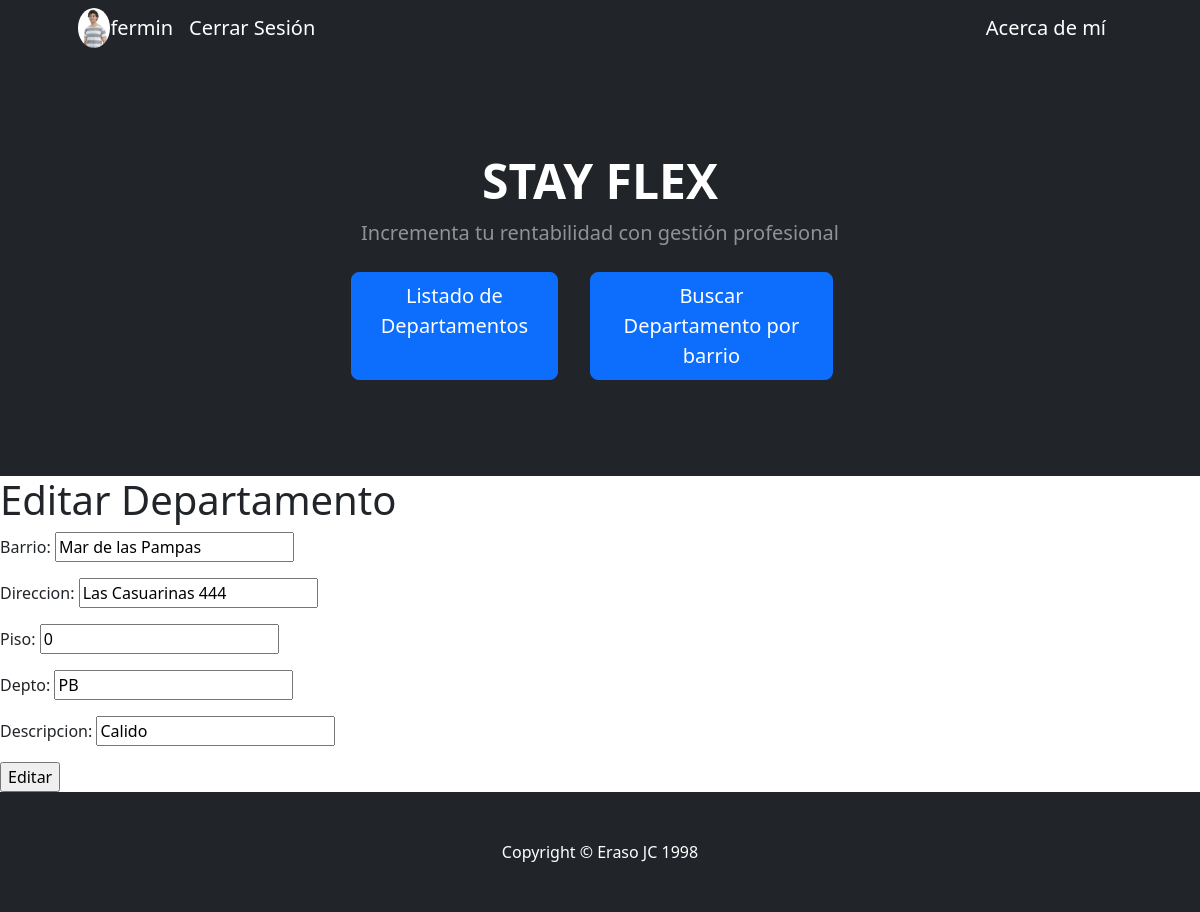
Screenshot of /APPFinal/departamentos/4/editar (signed in) with the database file from the repository.
### APPFinal/models.py (models this page shows)
class Departamento(models.Model):
    barrio = models.CharField(max_length=40, null=True, blank=True)
    direccion = models.CharField(max_length=40)
    piso = models.IntegerField(null=True, blank=True)
    depto = models.CharField(max_length=40)
    descripcion = models.CharField(max_length=100, null=True, blank=True)

### APPFinal/views.py (the view)
# urls.py: path('departamentos/<pk>/editar', views.DepartamentosEditar.as_view(), name = "EditarDepartamento"),
class DepartamentosEditar(UpdateView):
    model = Departamento
    template_name = "APPFinal/depto_editar.html"
    success_url = reverse_lazy('ListaDepartamentos')
    fields = ['barrio', 'direccion', 'piso', 'depto', 'descripcion']

### APPFinal/templates/APPFinal/depto_editar.html (shortened to what this page needs)
{% extends "APPFinal/padre.html" %}
{% load static %}
{% block contenidoQueCambia %}
<h1>Editar Departamento</h1>
<form action="" method="POST">
    {{form.as_p}}
    <input type="submit" value="Editar">
</form>
{% endblock contenidoQueCambia  %}

### APPFinal/templates/APPFinal/padre.html (shortened to what this page needs)
<!DOCTYPE html>
<html lang="en">
<head>
    {% load static %}
    <link href="https://cdn.jsdelivr.net/npm/bootstrap-icons@1.4.1/font/bootstrap-icons.css" rel="stylesheet" />
    <link href="{% static 'APPFinal/css/styles.css' %}" rel="stylesheet" />
</head>
<body>
    <nav class="navbar navbar-expand-lg navbar-dark bg-dark">
        <div class="container px-5">
            {% if not request.user.is_authenticated %}
                <a class="navbar-brand" href="{% url 'Login' %}">Iniciar Sesión</a>
                <a class="navbar-brand" href="{% url 'Register' %}">Registarse</a>
            {% else %}
                {% if request.user.avatar %}
                    <img class="avatar-image" src="{% url 'serve_avatar' user_id=request.user.id %}" alt="" height="40px">
                {% endif %}
                <a class="navbar-brand" href="{% url 'EditarPerfil' %}">{{request.user.username}}</a>
                <a class="navbar-brand" href="{% url 'Logout' %}">Cerrar Sesión</a>
            {% endif %}
            <div class="collapse navbar-collapse" id="navbarSupportedContent">
                <ul class="navbar-nav ms-auto mb-2 mb-lg-0">
                    <li class="nav-item">
                        <a class="navbar-brand" href="{% url 'Acerca de mi' %}">Acerca de mí</a>
                    </li>
                </ul>
            </div>
        </div>
    </nav>
    <header class="bg-dark py-5">
        <div class="container px-5">
            <div class="row gx-5 justify-content-center">
                <div class="col-lg-6">
                    <div class="text-center my-5">
                        <h1 class="display-5 fw-bolder text-white mb-2">STAY FLEX</h1>
                        <p class="lead text-white-50 mb-4">Incrementa tu rentabilidad con gestión profesional</p>
                        <div class="d-grid gap-3 d-sm-flex justify-content-sm-center">
                            <a class="btn btn-primary btn-lg px-4 me-sm-3" href="{% url 'ListaDepartamentos' %}">Listado de Departamentos</a>
                            <a class="btn btn-primary btn-lg px-4 me-sm-3" href="{% url 'BuscarBarrio' %}">Buscar Departamento por barrio</a>
                        </div>
                    </div>
                </div>
            </div>
        </div>
    </header>
    {% block contenidoQueCambia %}
    {% endblock contenidoQueCambia %}
    <footer class="py-5 bg-dark">
        <div class="container px-5"><p class="m-0 text-center text-white">Copyright &copy; Eraso JC 1998</p></div>
    </footer>
</body>
</html>

### APPFinal/templates/APPFinal/padre.html (style rules this page uses)
.avatar-image { border-radius: 50%; overflow: hidden; }

### rows the page displays
Departamento: barrio "Mar de las Pampas", direccion "Las Casuarinas 444", piso "0", depto "PB", descripcion "Calido"

### other values shown
{{ request.user.username }} "fermin"
